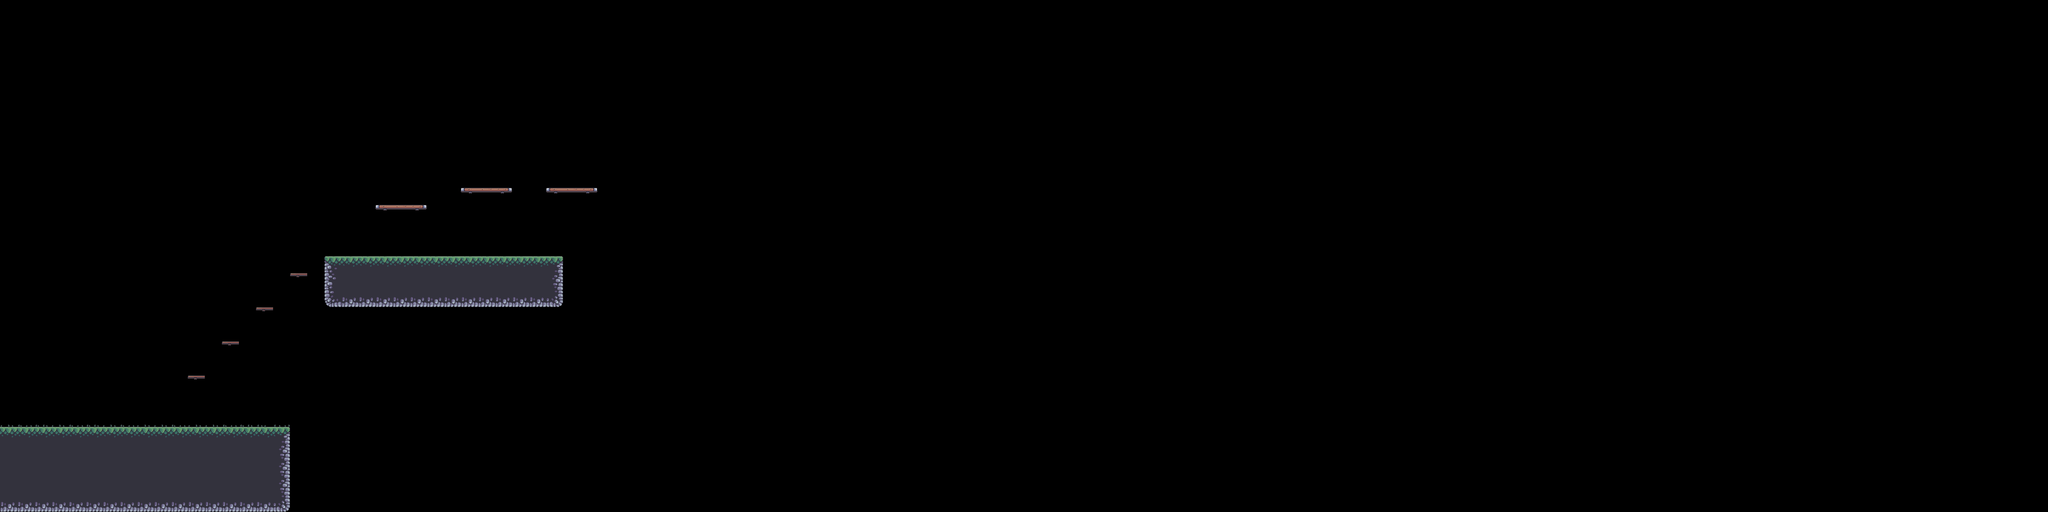

A 2D game scene composited from a Tiled map and its tileset images. What follows is a short description and the map's XML, with each tile layer's data collapsed to a summary:
An orthogonal 120x30 tile map with 64x64 px tiles, 4 tile layers (BG, Terrain, Platforms, FG), 8 tilesets and 11 objects (2x static, 2x shell, player, barrel, crate, ...).

<map version="1.10" tiledversion="1.10.2" orientation="orthogonal" renderorder="right-down" width="120" height="30" tilewidth="64" tileheight="64" infinite="0" nextlayerid="14" nextobjectid="267">
 <tileset firstgid="1" source="../tilesets/items.tsx" />
 <tileset firstgid="6" source="../tilesets/extra.tsx" />
 <tileset firstgid="72" source="../tilesets/enemies.tsx" />
 <tileset firstgid="72" source="../tilesets/grass.tsx" />
 <tileset firstgid="77" source="../tilesets/outside.tsx" />
 <tileset firstgid="125" source="../tilesets/inside.tsx" />
 <tileset firstgid="221" source="../tilesets/objects.tsx" />
 <tileset firstgid="249" source="../tilesets/platforms.tsx" />
 <layer id="9" name="BG" width="120" height="30">
  <data>[3600 cells, 0 non-empty, 0 distinct tile ids]</data>
 </layer>
 <objectgroup id="12" name="BG details" class="window">
  <object id="265" name="static" gid="243" x="277.583" y="1600.67" width="24" height="14" />
  <object id="266" name="static" gid="242" x="250.416" y="1550.67" width="14" height="28" />
 </objectgroup>
 <layer id="1" name="Terrain" width="120" height="30">
  <data>[3600 cells, 127 non-empty, 9 distinct tile ids]</data>
 </layer>
 <layer id="5" name="Platforms" width="120" height="30">
  <data>[3600 cells, 13 non-empty, 4 distinct tile ids]</data>
 </layer>
 <layer id="10" name="FG" width="120" height="30">
  <data>[3600 cells, 17 non-empty, 5 distinct tile ids]</data>
 </layer>
 <objectgroup id="4" name="Objects">
  <object id="245" name="player" gid="228" x="430.273" y="1568.36" width="74" height="56" />
  <object id="251" name="barrel" gid="221" x="233" y="1599.67" width="46" height="50" />
  <object id="256" name="crate" gid="223" x="180.333" y="1600.67" width="50" height="36" />
  <object id="261" name="flag" gid="224" x="2166" y="709" width="68" height="186" />
  <object id="262" name="palm_bg" gid="222" x="94" y="1600" width="128" height="128" />
  <object id="264" name="palm_small" gid="227" x="1002.42" y="1594.42" width="80" height="103" />
 </objectgroup>
 <objectgroup id="13" name="Moving Objects" />
 <objectgroup id="7" name="Items" />
 <objectgroup id="6" name="Enemies">
  <object id="259" name="shell" gid="2147483877" x="1822" y="959" width="76" height="46" />
  <object id="260" name="shell" gid="2147483877" x="1570" y="963" width="76" height="46" />
 </objectgroup>
 <objectgroup id="2" name="Water" />
 <objectgroup id="8" name="Data">
  <object id="28" name="Data" x="0" y="0" width="64" height="64">
   <properties>
    <property name="bg" value="" />
    <property name="bottom_limit" type="int" value="200" />
    <property name="death_border_bottom" type="int" value="0" />
    <property name="horizon_line" type="int" value="1500" />
    <property name="level_unlock" type="int" value="2" />
    <property name="top_limit" type="int" value="0" />
   </properties>
  </object>
 </objectgroup>
</map>
